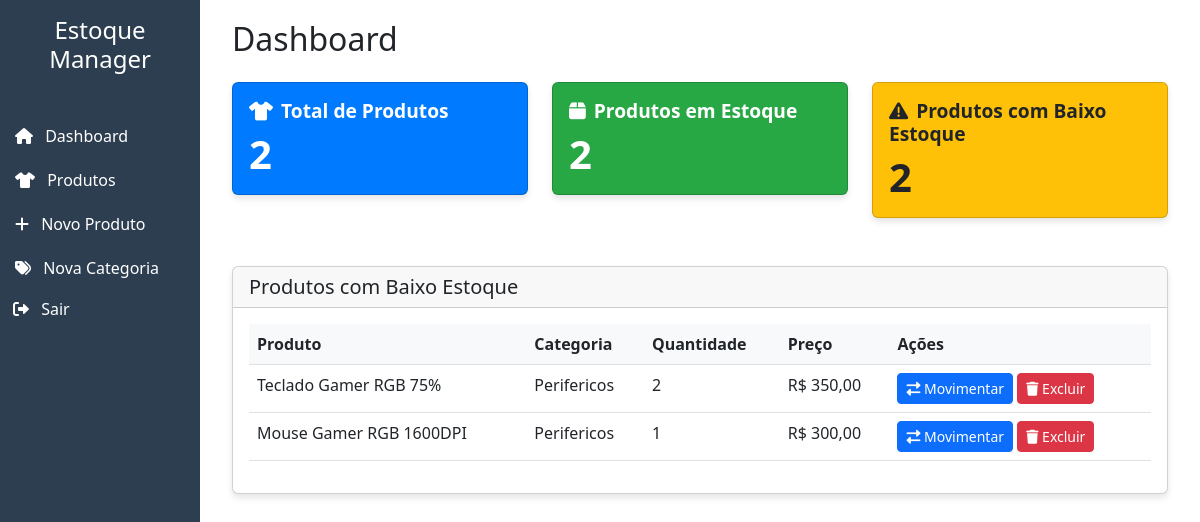
The app's page / (signed in), older data.
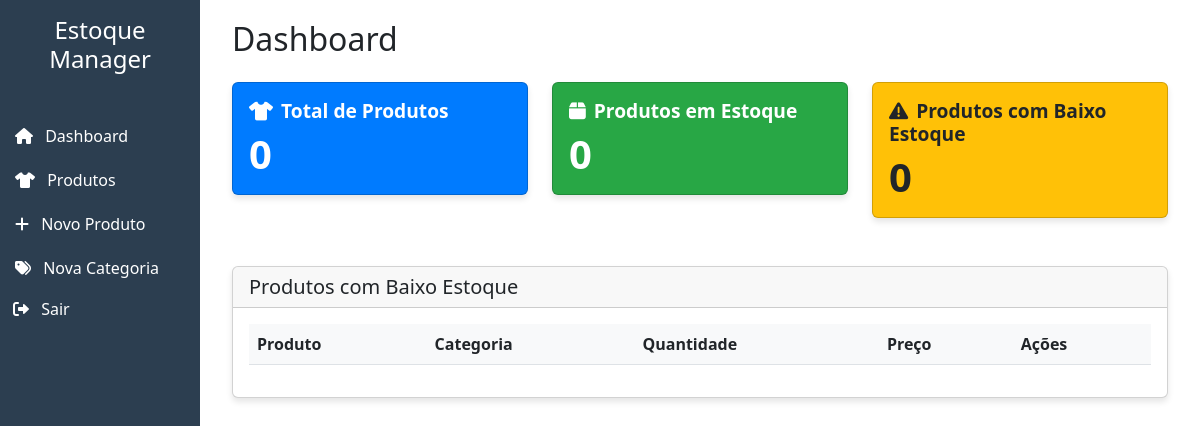
The same page, newer data.
### estoque/models.py (models this page shows, shortened)
class Produto(models.Model):
    nome = models.CharField(max_length=200)
    descricao = models.TextField()
    categoria = models.ForeignKey(Categoria, on_delete=models.CASCADE)
    quantidade = models.IntegerField(default=0)
    preco = models.DecimalField(max_digits=10, decimal_places=2)
    data_cadastro = models.DateTimeField(auto_now_add=True)
    ultima_atualizacao = models.DateTimeField(auto_now=True)
    class Meta:
        verbose_name = 'Produto'
        verbose_name_plural = 'Produtos'

class Categoria(models.Model):
    nome = models.CharField(max_length=100)
    descricao = models.TextField(blank=True)
    class Meta:
        verbose_name = 'Categoria'
        verbose_name_plural = 'Categorias'

### estoque/views.py (the view)
# urls.py: path('', views.dashboard, name='dashboard'),
@login_required
def dashboard(request):
    produtos = Produto.objects.all()
    produtos_em_estoque = produtos.filter(quantidade__gt=0)
    produtos_baixo_estoque = produtos.filter(quantidade__lte=5)
    return render(request, 'estoque/dashboard.html', {
        'produtos': produtos,
        'produtos_em_estoque': produtos_em_estoque,
        'produtos_baixo_estoque': produtos_baixo_estoque,
    })

### estoque/templates/estoque/dashboard.html (shortened to what this page needs)
{% extends 'estoque/base.html' %}
{% block content %}
<div class="container-fluid">
    <h2 class="mb-4">Dashboard</h2>
    <div class="row">
        <div class="col-md-4 mb-4">
            <div class="card bg-primary text-white">
                <div class="card-body">
                    <h5 class="card-title"><i class="fas fa-tshirt me-2"></i>Total de Produtos</h5>
                    <h2 class="card-text">{{ produtos.count }}</h2>
                </div>
            </div>
        </div>
        <div class="col-md-4 mb-4">
            <div class="card bg-success text-white">
                <div class="card-body">
                    <h5 class="card-title"><i class="fas fa-box me-2"></i>Produtos em Estoque</h5>
                    <h2 class="card-text">{{ produtos_em_estoque.count }}</h2>
                </div>
            </div>
        </div>
        <div class="col-md-4 mb-4">
            <div class="card bg-warning text-white">
                <div class="card-body">
                    <h5 class="card-title"><i class="fas fa-exclamation-triangle me-2"></i>Produtos com Baixo Estoque</h5>
                    <h2 class="card-text">{{ produtos_baixo_estoque.count }}</h2>
                </div>
            </div>
        </div>
    </div>
    <div class="row mt-4">
        <div class="col-12">
            <div class="card">
                <div class="card-header">
                    <h5 class="mb-0">Produtos com Baixo Estoque</h5>
                </div>
                <div class="card-body">
                    <div class="table-responsive">
                        <table class="table table-hover">
                            <thead>
                                <tr>
                                    <th>Produto</th>
                                    <th>Categoria</th>
                                    <th>Quantidade</th>
                                    <th>Preço</th>
                                    <th>Ações</th>
                                </tr>
                            </thead>
                            <tbody>
                                {% for produto in produtos %}
                                    {% if produto.quantidade <= 5 %}
                                    <tr>
                                        <td>{{ produto.nome }}</td>
                                        <td>{{ produto.categoria.nome }}</td>
                                        <td>{{ produto.quantidade }}</td>
                                        <td>R$ {{ produto.preco }}</td>
                                        <td>
                                            <a href="{% url 'movimentar_estoque' produto.id %}" class="btn btn-sm btn-primary">
                                                <i class="fas fa-exchange-alt"></i> Movimentar
                                            </a>
                                            {% if user.groups.all.0.name == 'Superiores' %}
                                            <form action="{% url 'deletar_produto' produto.id %}" method="post" style="display:inline;">
                                                <button type="submit" class="btn btn-sm btn-danger" onclick="return confirm('Tem certeza que deseja excluir este produto?');">
                                                    <i class="fas fa-trash"></i> Excluir
                                                </button>
                                            </form>
                                            {% endif %}
                                        </td>
                                    </tr>
                                    {% endif %}
                                {% endfor %}
                            </tbody>
                        </table>
                    </div>
                </div>
            </div>
        </div>
    </div>
</div>
{% endblock %}

Row changes from the older to the newer data that the page shows:
removed Produto: nome "Teclado Gamer RGB 75%", categoria.nome "Perifericos", quantidade "2", preco "350,00"
removed Produto: nome "Mouse Gamer RGB 1600DPI", categoria.nome "Perifericos", quantidade "1", preco "300,00"
Text that changed along with them:
{{ produtos.count }}: "2" → "0"
{{ produtos_em_estoque.count }}: "2" → "0"
{{ produtos_baixo_estoque.count }}: "2" → "0"
